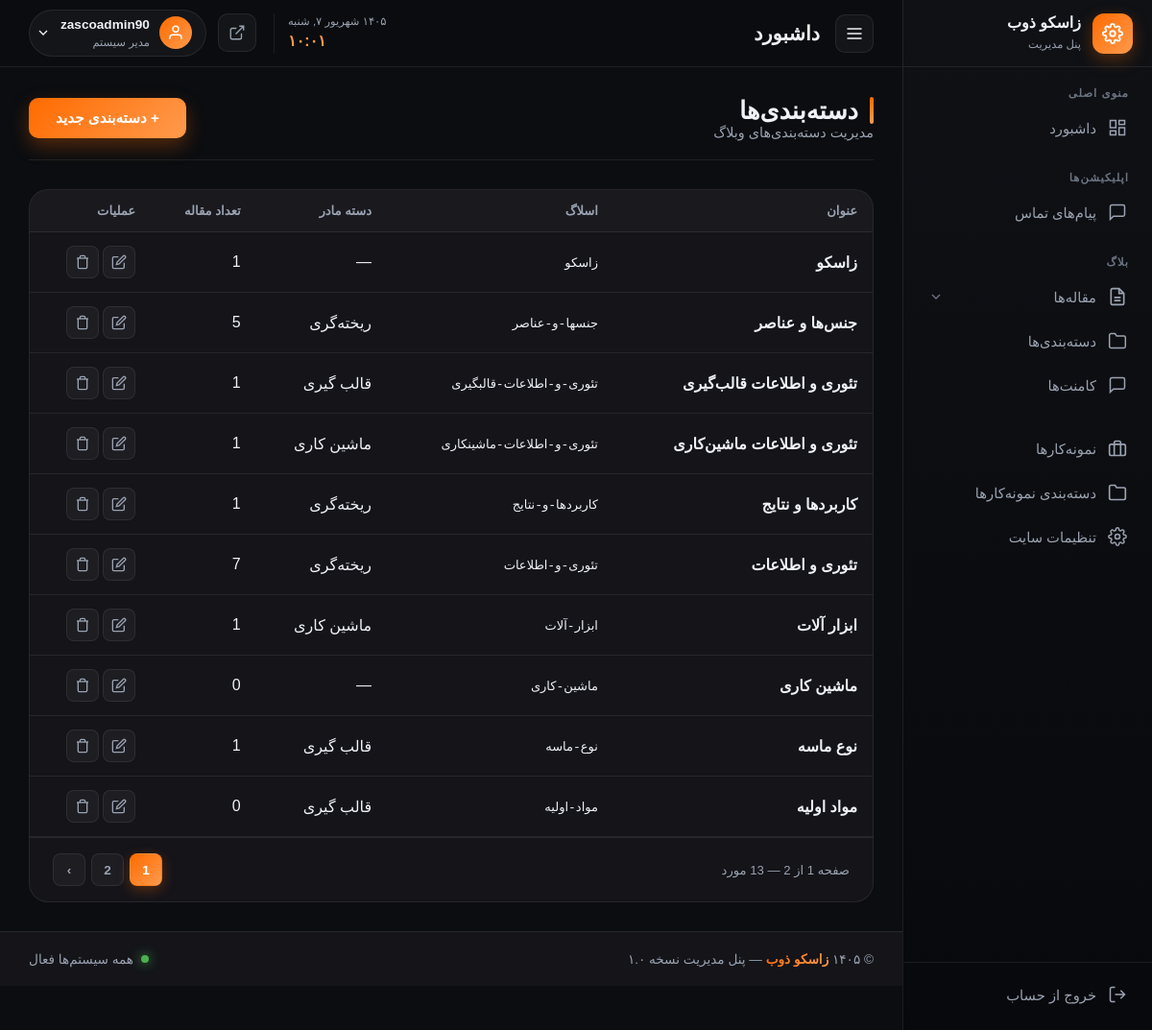
Page /zasco-admin-x9k2p/blog/categories/ (signed in) on the committed database.
### blog/models.py (models this page shows, shortened)
class Category(models.Model):
    title = models.CharField('عنوان دسته‌بندی', max_length=100)
    slug = models.SlugField('اسلاگ', max_length=120, unique=True, allow_unicode=True, blank=True)
    parent = models.ForeignKey('self', verbose_name='دسته مادر', null=True, blank=True,
        on_delete=models.SET_NULL, related_name='children')
    class Meta:
        verbose_name = 'دسته‌بندی'
        verbose_name_plural = 'دسته‌بندی‌ها'
    def __str__(self):
        return f'{self.parent.title} > {self.title}' if self.parent else self.title

### panel/views.py (the view)
# urls.py: path('blog/categories/', views.blog_category_list, name='blog_category_list'),
@login_required
def blog_category_list(request):
    if not request.user.is_staff:
        return redirect('panel:login')
    cats = Category.objects.annotate(posts_count=Count('posts')).order_by('-id')
    paginator = Paginator(cats, 10)
    categories = paginator.get_page(request.GET.get('page'))
    return render(request, 'main_pages/blog/category_list.html', {'categories': categories})

### main/context_processors.py (called while the page is built)
def site_settings(request):
    return {'site': SiteSetting.load()}

### main/models.py (called while the page is built)
    def get_queryset(self):
        return super().get_queryset().filter(is_deleted=False)

    @classmethod
    def load(cls):
        obj, _ = cls.objects.get_or_create(pk=1)
        return obj

### panel/context_processors.py (called while the page is built)
def panel_badges(request):
    if not (request.user.is_authenticated and request.user.is_staff):
        return {}
    return {
        'pending_comments': Comment.objects.filter(approved=False, is_deleted=False).count(),
    }

### panel/templates/main_pages/blog/category_list.html (shortened to what this page needs)
{% extends 'layouts/panel_base.html' %}
{% block content %}
<div class="page-header">
    <div>
        <h1 class="page-title">دسته‌بندی‌ها</h1>
        <p class="page-subtitle">مدیریت دسته‌بندی‌های وبلاگ</p>
    </div>
    <a href="{% url 'panel:blog_category_add' %}" class="btn-primary">+ دسته‌بندی جدید</a>
</div>
<div class="card">
    <div class="table-responsive">
        <table class="data-table">
            <thead>
                <tr>
                    <th>عنوان</th>
                    <th>اسلاگ</th>
                    <th>دسته مادر</th>
                    <th>تعداد مقاله</th>
                    <th>عملیات</th>
                </tr>
            </thead>
            <tbody>
                {% for cat in categories %}
                <tr>
                    <td><strong>{{ cat.title }}</strong></td>
                    <td><code>{{ cat.slug }}</code></td>
                    <td>{{ cat.parent|default:"—" }}</td>
                    <td>{{ cat.posts.count }}</td>
                    <td>
                        <a href="{% url 'panel:blog_category_edit' cat.id %}" class="btn-icon" title="ویرایش">
                            <svg viewBox="0 0 24 24" fill="none" stroke="currentColor" stroke-width="2">
                                <path d="M11 4H4a2 2 0 0 0-2 2v14a2 2 0 0 0 2 2h14a2 2 0 0 0 2-2v-7" />
                                <path d="M18.5 2.5a2.121 2.121 0 0 1 3 3L12 15l-4 1 1-4 9.5-9.5z" />
                            </svg>
                        </a>
                        <button class="btn-icon danger delete-cat-btn" data-id="{{ cat.id }}" title="حذف">
                            <svg viewBox="0 0 24 24" fill="none" stroke="currentColor" stroke-width="2">
                                <polyline points="3 6 5 6 21 6" />
                                <path
                                    d="M19 6v14a2 2 0 0 1-2 2H7a2 2 0 0 1-2-2V6m3 0V4a2 2 0 0 1 2-2h4a2 2 0 0 1 2 2v2" />
                            </svg>
                        </button>
                    </td>
                </tr>
                {% empty %}
                <tr>
                    <td colspan="5" class="text-center">هنوز دسته‌بندی ایجاد نشده</td>
                </tr>
                {% endfor %}
            </tbody>
        </table>
    </div>
    {% include 'partials/panel_pagination.html' with page_obj=categories %}
</div>
{% endblock %}

### panel/templates/partials/header.html (shortened to what this page needs)
<header class="panel-header">
    <div class="header-right">
        <button class="menu-toggle" id="menuToggle" aria-label="منو">
            <svg viewBox="0 0 24 24" fill="none" stroke="currentColor" stroke-width="2">
                <path d="M3 12h18M3 6h18M3 18h18" />
            </svg>
        </button>
        <div class="page-title-wrap">
            <h1 class="page-title" id="pageTitle">داشبورد</h1>
        </div>
    </div>
    <div class="header-left">
        <div class="header-datetime">
            <div class="datetime-date" id="jalaliDate"></div>
            <div class="datetime-time" id="liveTime">--:--</div>
        </div>
        <a href="/" target="_blank" class="header-icon-btn" title="مشاهده سایت">
            <svg viewBox="0 0 24 24" fill="none" stroke="currentColor" stroke-width="1.8">
                <path d="M18 13v6a2 2 0 0 1-2 2H5a2 2 0 0 1-2-2V8a2 2 0 0 1 2-2h6M15 3h6v6M10 14L21 3" />
            </svg>
        </a>
        <div class="user-menu" id="userMenu">
            <button class="user-btn">
                <div class="user-avatar"><svg viewBox="0 0 24 24" fill="none" stroke="currentColor" stroke-width="1.8">
                        <path d="M20 21v-2a4 4 0 0 0-4-4H8a4 4 0 0 0-4 4v2" />
                        <circle cx="12" cy="7" r="4" />
                    </svg></div>
                <div class="user-info"><strong>{{ request.user.username }}</strong><small>مدیر سیستم</small></div>
                <svg class="user-chevron" viewBox="0 0 24 24" fill="none" stroke="currentColor" stroke-width="2">
                    <path d="M6 9l6 6 6-6" />
                </svg>
            </button>
        </div>
    </div>
</header>

### rows in the picture
Category: title "زاسکو", slug "زاسکو", parent "—", posts.count "1"
Category: title "جنس‌ها و عناصر", slug "جنسها-و-عناصر", parent "ریخته‌گری", posts.count "5"
Category: title "تئوری و اطلاعات قالب‌گیری", slug "تئوری-و-اطلاعات-قالبگیری", parent "قالب گیری", posts.count "1"
Category: title "تئوری و اطلاعات ماشین‌کاری", slug "تئوری-و-اطلاعات-ماشینکاری", parent "ماشین کاری", posts.count "1"
Category: title "کاربرد‌ها و نتایج", slug "کاربردها-و-نتایج", parent "ریخته‌گری", posts.count "1"
Category: title "تئوری و اطلاعات", slug "تئوری-و-اطلاعات", parent "ریخته‌گری", posts.count "7"
Category: title "ابزار آلات", slug "ابزار-آلات", parent "ماشین کاری", posts.count "1"
Category: title "ماشین کاری", slug "ماشین-کاری", parent "—", posts.count "0"
Category: title "نوع ماسه", slug "نوع-ماسه", parent "قالب گیری", posts.count "1"
Category: title "مواد اولیه", slug "مواد-اولیه", parent "قالب گیری", posts.count "0"

### other values in the picture
{{ request.user.username }} "zascoadmin90"
{{ page_obj.paginator.num_pages }} "2"
{{ num }} "1" "2"
